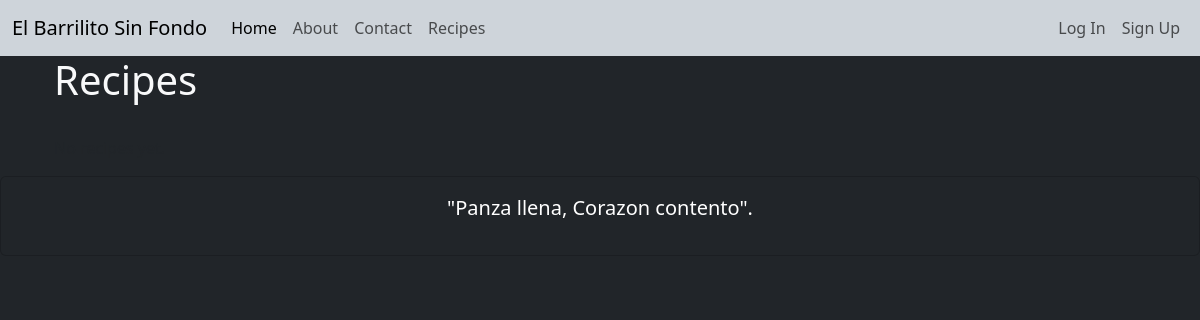
/recipe/, run on an earlier commit of the app's database.
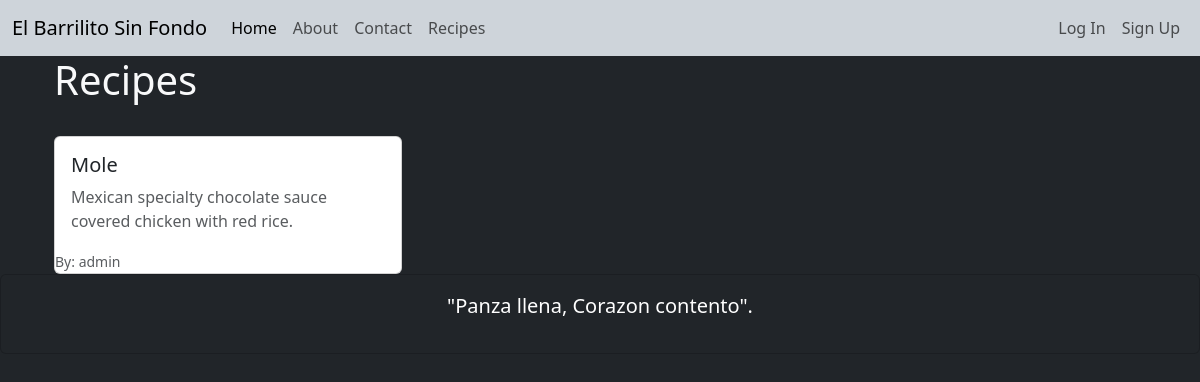
And on a later commit of the database.
### recipes/models.py (models this page shows, shortened)
class Recipe(models.Model):
    STATUS_CHOICES = [
        ('draft','Draft'),
        ('published', 'Published'),
    ]
    title= models.CharField(max_length=200)
    slug= models.SlugField(max_length=200, unique=True, blank=True)
    description = models.TextField()
    instructions = models.TextField()
    prep_time = models.PositiveIntegerField(help_text="Time in minutes")
    cook_time = models.PositiveIntegerField(help_text="Time in minutes")
    servings = models.PositiveIntegerField(default=2)
    image = models.ImageField(
        upload_to=recipe_image_path,
        blank=True,
        null=True
    )
    author = models.ForeignKey(
        User,
        on_delete=models.CASCADE,
        related_name="recipes"
    )
    category = models.ForeignKey(
        Category,
        on_delete=models.SET_NULL,
        null=True,
        blank=True,
        related_name='recipes'
    )
    ingredients = models.ManyToManyField(
        Ingredient,
        through='RecipeIngredient',
        related_name='recipes'
    )
    status = models.CharField(
        max_length=10,
        choices=STATUS_CHOICES,
        default='draft'
    )
    created_at = models.DateTimeField(auto_now_add=True)
    updated_at = models.DateTimeField(auto_now=True)
    class Meta:
        verbose_name = 'Recipe'
        verbose_name_plural = 'Recipes'
        ordering = ['-created_at']

### recipes/views.py (the view)
# urls.py: path('', RecipeListView.as_view(), name='recipe_list'),
class RecipeListView(ListView):
    model = Recipe
    template_name = 'recipes/list.html'
    context_object_name = 'recipes'
    paginate_by = 9
    def get_queryset(self):
        return Recipe.objects.filter(status= 'published').select_related('author', 'category')

### templates/recipes/list.html (shortened to what this page needs)
{% extends 'base.html' %}
{% block content %}
    <div class="container md-4">
        <div class="d-flex justify-content-between align-items-center mb-4">
            <h1>Recipes</h1>
        </div>
        <div class="row row-cols-1 row-cols-md-3 g-4">
            {% for recipe in recipes %}
                <div class="col">
                    <div class="card h-100">
                        <div class="card-body">
                            <h5 class="card-title">{{ recipe.title }}</h5>
                            <p class="card-text text-muted">
                                {{ recipe.description|truncatewords:15 }}
                            </p>
                        </div>
                        <div>
                            <small class="text-muted">By: {{ recipe.author.username }}</small>
                        </div>
                    </div>
                </div>
                {% empty %}
                <p class="text-muted">No recipes yet.</p>
            {% endfor %}
        </div>
    </div>
{% endblock %}

### templates/base.html (shortened to what this page needs)
<!DOCTYPE html>
<html lang="en">
<head>
    <link href="https://cdn.jsdelivr.net/npm/bootstrap@5.3.8/dist/css/bootstrap.min.css" rel="stylesheet">
</head>
<body class="body bg-dark text-light">
    {% include 'navbar.html' %}
    <div class="container">
    {% block content %}
    {% endblock content %}
    </div>
    {% include 'footer.html' %}
</body>
</html>

### templates/navbar.html (shortened to what this page needs)
<nav class="navbar navbar-expand-lg bg-dark-subtle">
  <div class="container-fluid">
    <a class="navbar-brand" href="{% url 'home' %}">El Barrilito Sin Fondo</a>
    <div class="collapse navbar-collapse" id="navbarSupportedContent">
      <ul class="navbar-nav me-auto mb-2 mb-lg-0">
        <li class="nav-item">
          <a class="nav-link active" aria-current="page" href="{% url 'home' %}">Home</a>
        </li>
        <li class="nav-item">
          <a class="nav-link" href="{% url 'about' %}">About</a>
        </li>
        <li class="nav-item">
          <a class="nav-link" href="{% url 'contact' %}">Contact</a>
        </li>
        <li class="nav-item">
          <a class="nav-link" href="{% url 'recipe_list' %}">Recipes</a>
        </li>
      </ul>
      <div class="d-flex">
        <ul class="navbar-nav me-auto mb-2 mb-lg-0">
          {% if user.is_authenticated %}
            <div>
              <span class="badge text-bg-info">{{ user.username }}</span>
            </div>
            <li class="nav-item">
              <form action="{% url 'logout' %}" method="post">
                {% csrf_token %}
                <input type="submit" value="Log Out" class="nav-link">
              </form>
            </li>
          {% else %}
            <li class="nav-item">
              <a class="nav-link" href="{% url 'login' %}">Log In</a>
            </li>
            <li class="nav-item">
              <a class="nav-link" href="{% url 'signup' %}">Sign Up</a>
            </li>
          {% endif %}
        </ul>
      </div>
    </div>
  </div>
</nav>

### templates/footer.html
<div class="card text-bg-dark">
  <div class="card-body">
    <figure>
      <blockquote class="d-flex justify-content-center blockquote">
        <p>"Panza llena, Corazon contento".</p>
      </blockquote>
    </figure>
  </div>
</div>

What changed in the data, as far as the page shows it:
added Recipe: title "Mole", description "Mexican specialty chocolate sauce covered chicken with red rice.", author.username "admin"
